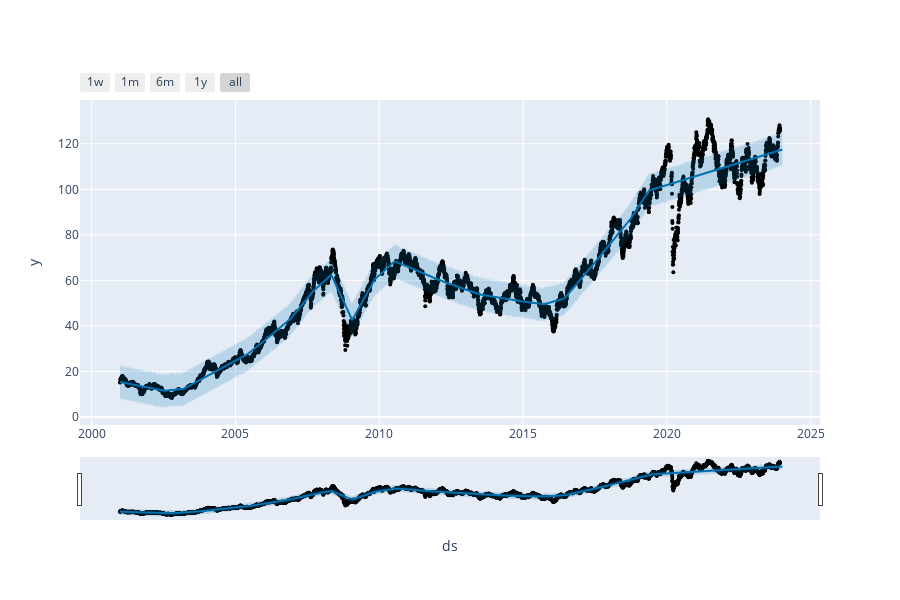

Notebook source saved alongside this figure:
### Code cell
from prophet.plot import plot_plotly, plot_components_plotly

plot_plotly(m, forecast)

### Figure 1 — Plotly figure (JSON) as saved in the notebook; plotly's stock layout.template omitted (floating-point values rounded to 4 significant figures; data arrays with more than 128 entries replaced by an {"elided": "..."} marker saying what was removed)
{"data": [{"marker": {"color": "black", "size": 4}, "mode": "markers", "name": "Actual", "type": "scatter", "x": {"elided": "5684 str values"}, "y": {"elided": "5684 float values"}}, {"hoverinfo": "skip", "line": {"width": 0}, "mode": "lines", "type": "scatter", "x": {"elided": "5714 str values"}, "y": {"elided": "5714 float values"}}, {"fill": "tonexty", "fillcolor": "rgba(0, 114, 178, 0.2)", "line": {"color": "#0072B2", "width": 2}, "mode": "lines", "name": "Predicted", "type": "scatter", "x": {"elided": "5714 str values"}, "y": {"elided": "5714 float values"}}, {"fill": "tonexty", "fillcolor": "rgba(0, 114, 178, 0.2)", "hoverinfo": "skip", "line": {"width": 0}, "mode": "lines", "type": "scatter", "x": {"elided": "5714 str values"}, "y": {"elided": "5714 float values"}}], "layout": {"height": 600, "showlegend": false, "width": 900, "xaxis": {"rangeselector": {"buttons": [{"count": 7, "label": "1w", "step": "day", "stepmode": "backward"}, {"count": 1, "label": "1m", "step": "month", "stepmode": "backward"}, {"count": 6, "label": "6m", "step": "month", "stepmode": "backward"}, {"count": 1, "label": "1y", "step": "year", "stepmode": "backward"}, {"step": "all"}]}, "rangeslider": {"visible": true}, "title": {"text": "ds"}, "type": "date"}, "yaxis": {"title": {"text": "y"}}}}
